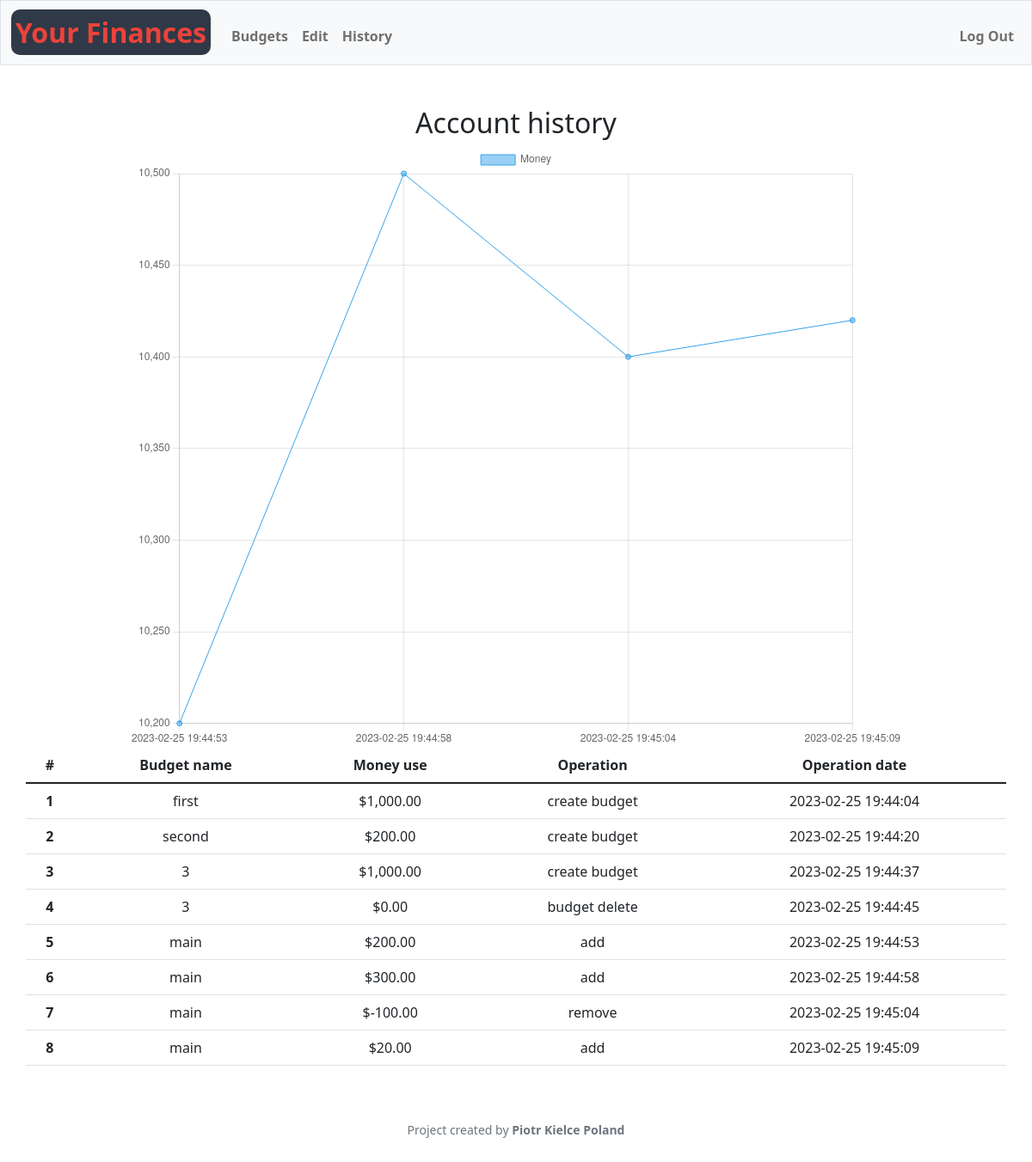
/account_history (signed in), run on the app's committed database.
### tables this page shows
CREATE TABLE account_history (id INTEGER PRIMARY KEY AUTOINCREMENT NOT NULL, user_id INTEGER, budget_name TEXT, money_use INTEGER NOT NULL,  account_balance INTEGER, operation TEXT NOT NULL, op_date DATETIME NOT NULL, FOREIGN KEY (user_id) REFERENCES users(id));

### app.py (the view)
@app.route("/account_history")
@login_required
def account_history():
    graph = db.execute("SELECT account_balance, op_date FROM account_history WHERE user_id == ? AND account_balance != 0", session["user_id"])
    print(graph)
    if graph:
        values = [i["account_balance"] for i in graph]
        labels = [i["op_date"] for i in graph]
    else:
        values = None
        labels = None
    data = db.execute("SELECT budget_name, money_use, operation, op_date FROM account_history WHERE user_id == ?", session["user_id"])
    if not data:
        data = None
    return render_template("account_history.html", data=data, values=values, labels=labels)

### app.py (called while the page is built)
@app.after_request
def after_request(response):
    response.headers["Cache-Control"] = "no-cache, no-store, must-revalidate"
    response.headers["Expires"] = 0
    response.headers["Pragma"] = "no-cache"
    return response

### help.py (called while the page is built)
def login_required(f):
    @wraps(f)
    def decorated_function(*args, **kwargs):
        if session.get("user_id") is None:
            return redirect("/login")
        return f(*args, **kwargs)
    return decorated_function

def usd(value):
    return f"${value:,.2f}"

### templates/account_history.html (shortened to what this page needs)
{% extends "layout.html" %}
{% block main %}
    {% if data == None %}
        <p>You don't have any history yet.</p>
    {% else %}
      <h2>Account history</h2>
        <div>
            <canvas width="900" height="700" id="myChart"></canvas>
        </div>
        <script>
            const ctx = document.getElementById('myChart');
            new Chart(ctx, {
              type: 'line',
              data: {
                labels: {{labels | safe}},
                datasets: [{
                  label: 'Money',
                  data: {{values | safe}},
                  borderWidth: 1
                }]
              },
              options: {
                scales: {
                  y: {
                    beginAtZero: false
                  }
                }
              }
            });
        </script>
        <table class="table container-md">
            <thead>
                <tr>
                  <th scope="col">#</th>
                  <th scope="col">Budget name</th>
                  <th scope="col">Money use</th>
                  <th scope="col">Operation</th>
                  <th scope="col">Operation date</th>
                </tr>
            </thead>
            <tbody>
                {% for d in data%}
                <tr>
                    <th scope="row">{{loop.index}}</th>
                    <td>{{d.budget_name}}</td>
                    <td>{{d.money_use | usd}}</td>
                    <td>{{d.operation}}</td>
                    <td>{{d.op_date}}</td>
                </tr>
                {% endfor %}
            </tbody>
          </table>
    {% endif %}
{% endblock %}

### static/styles.css (style rules this page uses)
#myChart { margin: auto; }

### data on the page
account_history: budget_name "first", money_use "$1,000.00", operation "create budget", op_date "2023-02-25 19:44:04"
account_history: budget_name "second", money_use "$200.00", operation "create budget", op_date "2023-02-25 19:44:20"
account_history: budget_name "3", money_use "$1,000.00", operation "create budget", op_date "2023-02-25 19:44:37"
account_history: budget_name "3", money_use "$0.00", operation "budget delete", op_date "2023-02-25 19:44:45"
account_history: budget_name "main", money_use "$200.00", operation "add", op_date "2023-02-25 19:44:53"
account_history: budget_name "main", money_use "$300.00", operation "add", op_date "2023-02-25 19:44:58"
account_history: budget_name "main", money_use "$-100.00", operation "remove", op_date "2023-02-25 19:45:04"
account_history: budget_name "main", money_use "$20.00", operation "add", op_date "2023-02-25 19:45:09"

### other printed values
chart data {{ values | safe }} [10200, 10500, 10400, 10420]
